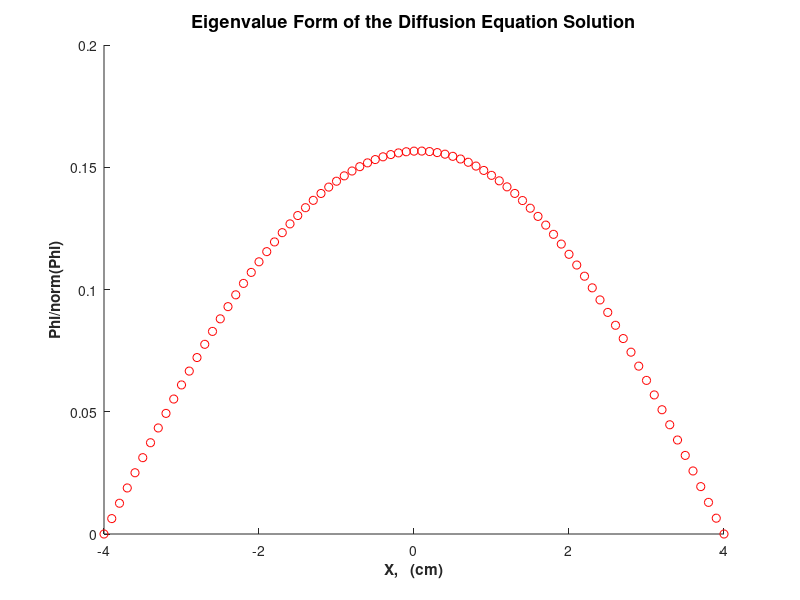

Write MATLAB code to recreate this figure.
%HW06 Q05: Eigenvalue Diffusion Equation Solver

%We will define an appropriate matrix here corresponding with APhi =(1/k)FPhi
%where Phi is our Phi_i matrix and A and F have to do with the physics of the
%problem

%We will solve using the finite difference method to discretize, then 
%the power iteration to find the dominant eigenvalue,and lastly GS to finish the algorithm
%given values are a constant Sigma_a = 0.7 and
%_nu*Sigma_f = 0.6, both in cm^-1 units... and h = 0.1 cm; a = 4cm, D =1cm, 
nuxSigma_f = 0.6; Sigma_a = 0.7; h = 0.1; a = 4; D = 1; n = (2*a)/h;

z = (2*D)/(h^2) + Sigma_a; q = D/(h^2);
%Finite Difference, must define A, and F
F = zeros(n-1,n-1)+(nuxSigma_f*eye(n-1));
A = zeros(n-1,n-1);
A(1,1:2) = [z,-q]; A(end,end-1:end) = [-q,z];
for i = 2:n-2
    A(i,i-1:i+1) = [-q,z,-q];
end

%now for our Power iteration method and GS...
k_before = 1; Phi_before = ones(n-1,1);
Phi_before = Phi_before/norm(Phi_before); %normalize initial guess
Q_fbefore = F*Phi_before;

%do our first iteration to be able to get an error and enter the loop...
%Gauss-Seidel Iteration Solver: A = L + U + D; (D+L)x_k = -Ux_k-1 + b;
%P = -(D+L)^-1*U
b = (1/k_before)*Q_fbefore;
D = diag(diag(A)); D_inv = inv(D); L = tril(A) - D; U = triu(A) - D;
P = -inv(D+L)*U; b_tilda = inv(D+L)*b;

Phi_next = (P*Phi_before)+(b_tilda);
Q_fnext = F*Phi_next;
k_next = k_before*(sum(Q_fnext)/sum(Q_fbefore)); b_tilda = inv(D+L)*(1/k_next)*Q_fnext;
abserrorphi = norm(abs(Phi_next - Phi_before)); abserrork = abs(k_next-k_before);
count = 1;
k_before = k_next; Q_fbefore = Q_fnext;
%now do the main iteration part
while abserrork > 1e-4 | abserrorphi > 1e-4
    Phi_final = (P*Phi_next)+(b_tilda);
    abserrorphi = norm(abs(Phi_final - Phi_next));
    Phi_next = Phi_final; Q_fnext = F*Phi_next; 
    k_next = k_before*(sum(Q_fnext)/sum(Q_fbefore));
    b_tilda = inv(D+L)*((1/k_next)*Q_fnext);
    abserrork = abs(k_next-k_before);
    count = count+1;
    
    k_before = k_next; Q_fbefore = Q_fnext;
end
iterations = count; k = k_before; Phi = Phi_next/norm(Phi_next);

hold on
plot([-a:h:a],[0;Phi;0],'ro')
%plot([-a:h:a],[0;Phi;0])
title('Eigenvalue Form of the Diffusion Equation Solution','FontSize',13)
xlabel('X,   (cm)','FontWeight','b')
ylabel('Phi/norm(Phi)','FontWeight','b')